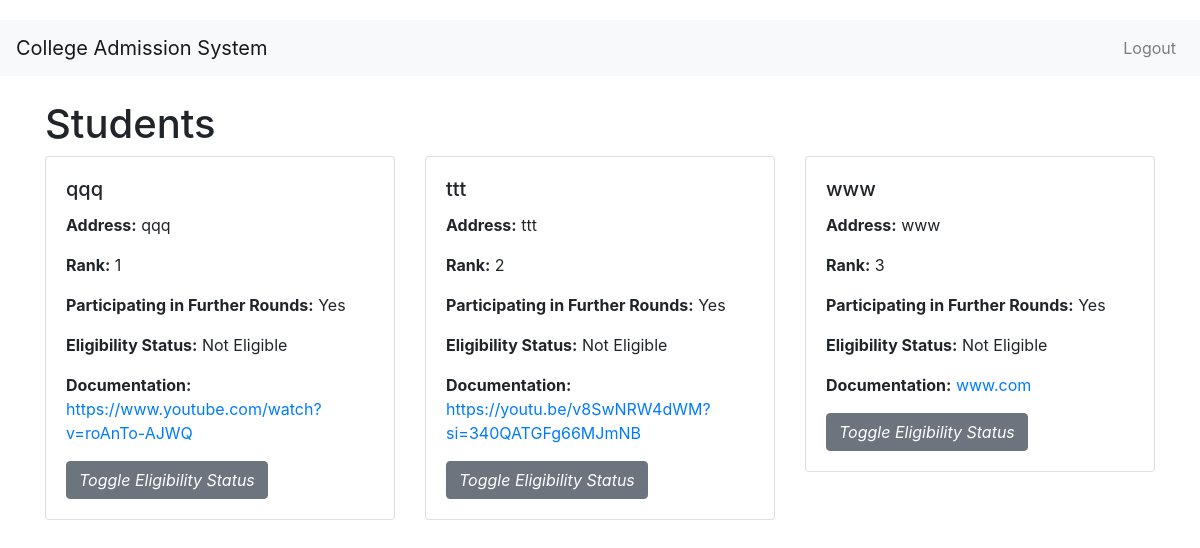
Screenshot of /view_students with the database file from the repository.
### controllers/model.py (models this page shows)
class Student(db.Model):
    __tablename__ = 'students'
    id = db.Column(db.Integer, db.ForeignKey('users.id'),primary_key=True)
    name = db.Column(db.String(50), nullable=False)
    address = db.Column(db.String(200), nullable=True)
    doc_url = db.Column(db.String(200), nullable=True)
    eligibility_status = db.Column(db.Boolean, default=False)  # New field
    rank= db.Column(db.Integer,nullable=False)
    seat_preferences = db.relationship('SeatPreference', back_populates='student')  # Relationship with SeatPreference
    round_furthering=db.Column(db.Boolean, default=True) # Will student participate in further rounds

### controllers/routes.py (the view)
@main.route('/view_students')
def view_students():
    students = Student.query.all()
    return render_template('view_students.html', students=students)

### templates/view_students.html (shortened to what this page needs)
{% extends "base.html" %}
{% block content %}
    <h1 class="mt-4">Students</h1>
    <div class="row">
        {% for student in students %}
            <div class="col-md-4">
                <div class="card mb-4">
                    <div class="card-body">
                        <h5 class="card-title">{{ student.name }}</h5>
                        <p><strong>Address:</strong> {{ student.address }}</p>
                        <p><strong>Rank:</strong> {{ student.rank }}</p>
                        <p><strong>Participating in Further Rounds:</strong> {{ 'Yes' if student.round_furthering else 'No' }}</p>
                        <p><strong>Eligibility Status:</strong> {{ 'Eligible' if student.eligibility_status else 'Not Eligible' }}</p>
                        <p><strong>Documentation:</strong> <a href="{{ student.doc_url }}" target="_blank">{{ student.doc_url }}</a></p>
                        <form action="{{ url_for('main.toggle_eligibility', student_id=student.id) }}" method="post">
                            <button type="submit" class="btn btn-secondary">
                                Toggle Eligibility Status
                            </button>
                        </form>
                    </div>
                </div>
            </div>
        {% endfor %}
    </div>
{% endblock %}

### static/style.css (style rules this page uses)
.btn { padding: 10px 40px; background-color: #236B8E; color: #FFFFFF; font-style: oblique; font-weight: bold; border-radius: 10px; }
::placeholder { color: #FFFFFF; opacity: 1; font-style: oblique; font-weight: bold; }
body { padding-top: 20px; }

### rows the page displays
Student: name "qqq", address "qqq", rank "1", round_furthering "Yes", eligibility_status "Not Eligible", doc_url "https://www.youtube.com/watch?v=roAnTo-AJWQ"
Student: name "ttt", address "ttt", rank "2", round_furthering "Yes", eligibility_status "Not Eligible", doc_url "https://youtu.be/v8SwNRW4dWM?si=340QATGFg66MJmNB"
Student: name "www", address "www", rank "3", round_furthering "Yes", eligibility_status "Not Eligible", doc_url "www.com"
